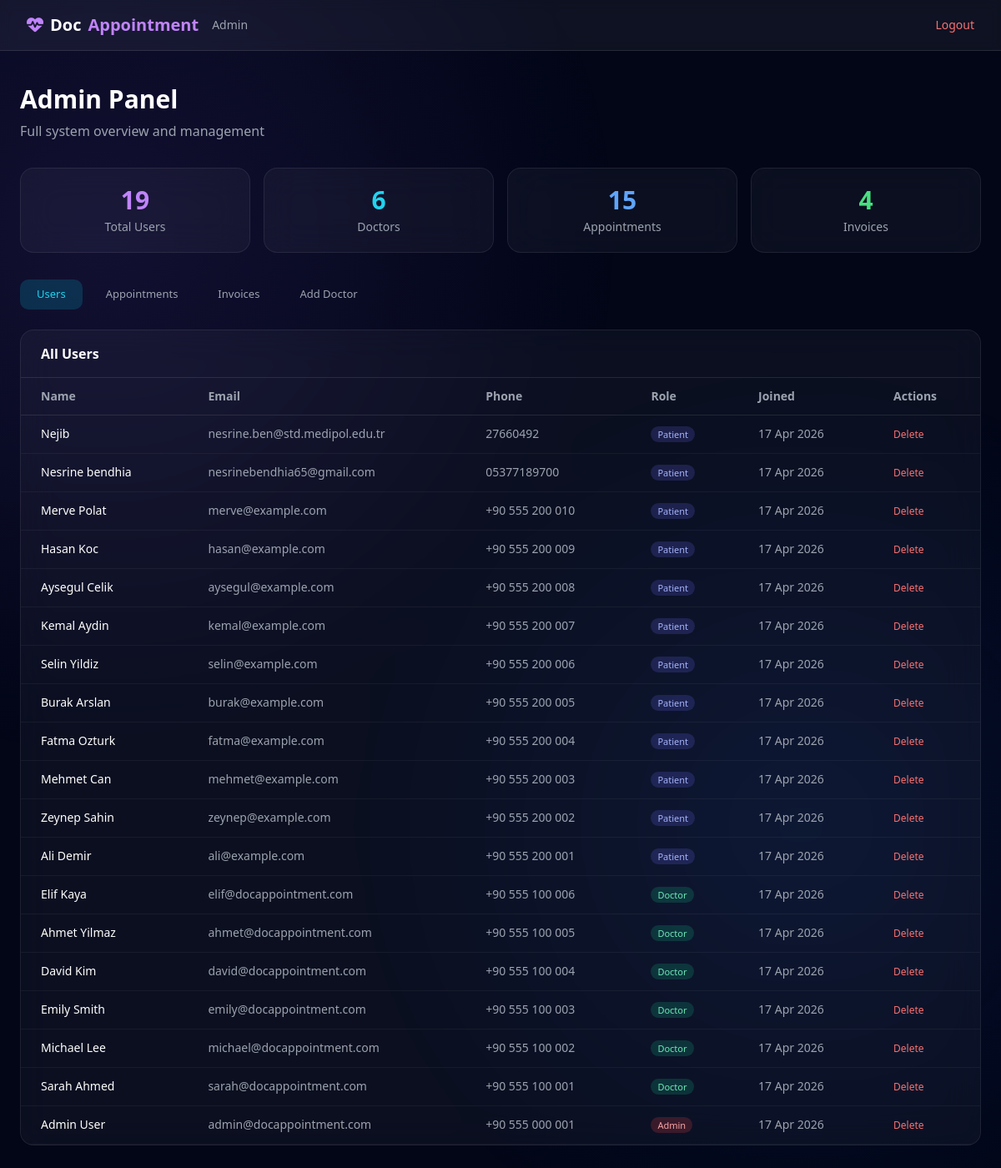
The page /admin (signed in) on the database its author committed.
### app.py (models this page shows, shortened)
class User(db.Model):
    __tablename__ = "users"
    id            = db.Column(db.Integer, primary_key=True)
    name          = db.Column(db.String(120), nullable=False)
    email         = db.Column(db.String(120), unique=True, nullable=False)
    password_hash = db.Column(db.String(256), nullable=False)
    phone         = db.Column(db.String(20))
    dob           = db.Column(db.String(20))
    gender        = db.Column(db.String(10))
    role          = db.Column(db.String(10), default="patient")
    created_at    = db.Column(db.DateTime, default=datetime.utcnow)
    appointments   = db.relationship("Appointment", foreign_keys="Appointment.patient_id", backref="patient", lazy=True)
    doctor_profile = db.relationship("Doctor", backref="user", uselist=False, lazy=True)

### app.py (the view)
@app.route("/admin")
@login_required
@admin_required
def admin():
    users        = User.query.order_by(User.created_at.desc()).all()
    all_doctors  = Doctor.query.join(User).all()
    appointments = Appointment.query.order_by(Appointment.appt_date.desc()).all()
    invoices     = Invoice.query.order_by(Invoice.created_at.desc()).all()
    return render_template("admin.html", users=users, doctors=all_doctors,
                           appointments=appointments, invoices=invoices)

### app.py (called while the page is built)
def login_required(f):
    @wraps(f)
    def decorated(*args, **kwargs):
        if "user_id" not in session:
            flash("Please log in to continue.", "warning")
            return redirect(url_for("login"))
        return f(*args, **kwargs)
    return decorated

def admin_required(f):
    @wraps(f)
    def decorated(*args, **kwargs):
        if session.get("role") != "admin":
            flash("Admin access required.", "danger")
            return redirect(url_for("index"))
        return f(*args, **kwargs)
    return decorated

### templates/admin.html (shortened to what this page needs)
<!DOCTYPE html>
<html lang="en">
<head>
<script src="https://cdn.tailwindcss.com"></script>
<link rel="stylesheet" href="https://cdnjs.cloudflare.com/ajax/libs/font-awesome/6.5.0/css/all.min.css">
</head>
<body>
<nav class="px-8 py-4 flex justify-between items-center bg-white/5 backdrop-blur border-b border-white/10">
    <a href="{{ url_for('index') }}" class="flex items-center gap-2 text-xl font-bold">
        <i class="fa-solid fa-heart-pulse text-purple-400"></i>
        Doc<span class="text-purple-400">Appointment</span> <span class="text-gray-400 text-sm font-normal ml-2">Admin</span>
    </a>
    <a href="{{ url_for('logout') }}" class="text-red-400 hover:text-red-300 text-sm">Logout</a>
</nav>
<main class="max-w-7xl mx-auto px-6 py-10">
    <h1 class="text-3xl font-bold mb-2">Admin Panel</h1>
    <p class="text-gray-400 mb-8">Full system overview and management</p>
    <div class="grid grid-cols-2 md:grid-cols-4 gap-4 mb-8">
        <div class="glass p-5 text-center"><div class="text-3xl font-bold text-purple-400">{{ users|length }}</div><div class="text-gray-400 text-sm mt-1">Total Users</div></div>
        <div class="glass p-5 text-center"><div class="text-3xl font-bold text-cyan-400">{{ doctors|length }}</div><div class="text-gray-400 text-sm mt-1">Doctors</div></div>
        <div class="glass p-5 text-center"><div class="text-3xl font-bold text-blue-400">{{ appointments|length }}</div><div class="text-gray-400 text-sm mt-1">Appointments</div></div>
        <div class="glass p-5 text-center"><div class="text-3xl font-bold text-green-400">{{ invoices|length }}</div><div class="text-gray-400 text-sm mt-1">Invoices</div></div>
    </div>
    <div class="flex gap-2 mb-6">
        <button class="tab-btn active" onclick="switchTab('users',this)">Users</button>
        <button class="tab-btn"        onclick="switchTab('appointments',this)">Appointments</button>
        <button class="tab-btn"        onclick="switchTab('invoices',this)">Invoices</button>
        <button class="tab-btn"        onclick="switchTab('add-doctor',this)">Add Doctor</button>
    </div>
    <div id="tab-users" class="tab-panel active">
        <div class="glass overflow-hidden">
            <div class="px-6 py-4 border-b border-white/10"><h2 class="font-semibold">All Users</h2></div>
            <div class="overflow-x-auto">
            <table class="w-full text-sm">
                <thead><tr class="text-gray-400 border-b border-white/10 text-left">
                    <th class="px-6 py-3">Name</th><th class="px-6 py-3">Email</th>
                    <th class="px-6 py-3">Phone</th><th class="px-6 py-3">Role</th>
                    <th class="px-6 py-3">Joined</th><th class="px-6 py-3">Actions</th>
                </tr></thead>
                <tbody>
                {% for u in users %}
                <tr class="border-b border-white/5 hover:bg-white/5 transition">
                    <td class="px-6 py-3 font-medium">{{ u.name }}</td>
                    <td class="px-6 py-3 text-gray-400">{{ u.email }}</td>
                    <td class="px-6 py-3 text-gray-400">{{ u.phone or '—' }}</td>
                    <td class="px-6 py-3"><span class="badge badge-{{ u.role }}">{{ u.role|capitalize }}</span></td>
                    <td class="px-6 py-3 text-gray-400">{{ u.created_at.strftime('%d %b %Y') }}</td>
                    <td class="px-6 py-3">
                        <form method="POST" action="{{ url_for('admin_delete_user', user_id=u.id) }}"
                              onsubmit="return confirm('Delete {{ u.name }}?')">
                            <button class="text-red-400 hover:text-red-300 text-xs">Delete</button>
                        </form>
                    </td>
                </tr>
                {% endfor %}
                </tbody>
            </table>
            </div>
        </div>
    </div>
</main>
</body>
</html>

### templates/admin.html (style rules this page uses)
body { margin:0; font-family:system-ui,-apple-system,sans-serif; background:#020617; color:white; min-height:100vh; }
body::before { content:""; position:fixed; inset:0; background:radial-gradient(circle at 10% 20%,rgba(139,92,246,0.12),transparent 40%),radial-gradient(circle at 80% 70%,rgba(37,99,235,0.10),transparent 40%); z-index:-1; }
.glass { background:rgba(255,255,255,0.04); backdrop-filter:blur(20px); border-radius:16px; border:1px solid rgba(255,255,255,0.08); }
.tab-btn { padding:8px 20px; border-radius:10px; font-size:13px; cursor:pointer; transition:0.2s; border:none; background:transparent; color:#9ca3af; }
.tab-btn.active { background:rgba(6,182,212,0.2); color:#22d3ee; font-weight:500; }
.tab-panel { display:none; }
.tab-panel.active { display:block; }
.badge { font-size:11px; padding:2px 8px; border-radius:20px; font-weight:500; }
.badge-patient { background:rgba(99,102,241,0.2); color:#a5b4fc; }
.badge-doctor { background:rgba(16,185,129,0.2); color:#6ee7b7; }
.badge-admin { background:rgba(239,68,68,0.2); color:#fca5a5; }

### rows shown on the page
User: name "Nejib", email "nesrine.ben@std.medipol.edu.tr", phone "27660492", role "Patient", created_at "17 Apr 2026"
User: name "Nesrine bendhia", email "nesrinebendhia65@gmail.com", phone "05377189700", role "Patient", created_at "17 Apr 2026"
User: name "Merve Polat", email "merve@example.com", phone "+90 555 200 010", role "Patient", created_at "17 Apr 2026"
User: name "Hasan Koc", email "hasan@example.com", phone "+90 555 200 009", role "Patient", created_at "17 Apr 2026"
User: name "Aysegul Celik", email "aysegul@example.com", phone "+90 555 200 008", role "Patient", created_at "17 Apr 2026"
User: name "Kemal Aydin", email "kemal@example.com", phone "+90 555 200 007", role "Patient", created_at "17 Apr 2026"
User: name "Selin Yildiz", email "selin@example.com", phone "+90 555 200 006", role "Patient", created_at "17 Apr 2026"
User: name "Burak Arslan", email "burak@example.com", phone "+90 555 200 005", role "Patient", created_at "17 Apr 2026"
User: name "Fatma Ozturk", email "fatma@example.com", phone "+90 555 200 004", role "Patient", created_at "17 Apr 2026"
User: name "Mehmet Can", email "mehmet@example.com", phone "+90 555 200 003", role "Patient", created_at "17 Apr 2026"
User: name "Zeynep Sahin", email "zeynep@example.com", phone "+90 555 200 002", role "Patient", created_at "17 Apr 2026"
User: name "Ali Demir", email "ali@example.com", phone "+90 555 200 001", role "Patient", created_at "17 Apr 2026"
User: name "Elif Kaya", email "elif@docappointment.com", phone "+90 555 100 006", role "Doctor", created_at "17 Apr 2026"
User: name "Ahmet Yilmaz", email "ahmet@docappointment.com", phone "+90 555 100 005", role "Doctor", created_at "17 Apr 2026"
User: name "David Kim", email "david@docappointment.com", phone "+90 555 100 004", role "Doctor", created_at "17 Apr 2026"
User: name "Emily Smith", email "emily@docappointment.com", phone "+90 555 100 003", role "Doctor", created_at "17 Apr 2026"
User: name "Michael Lee", email "michael@docappointment.com", phone "+90 555 100 002", role "Doctor", created_at "17 Apr 2026"
User: name "Sarah Ahmed", email "sarah@docappointment.com", phone "+90 555 100 001", role "Doctor", created_at "17 Apr 2026"
User: name "Admin User", email "admin@docappointment.com", phone "+90 555 000 001", role "Admin", created_at "17 Apr 2026"

### other values the page prints
{{ users|length }} "19"
{{ doctors|length }} "6"
{{ appointments|length }} "15"
{{ invoices|length }} "4"
